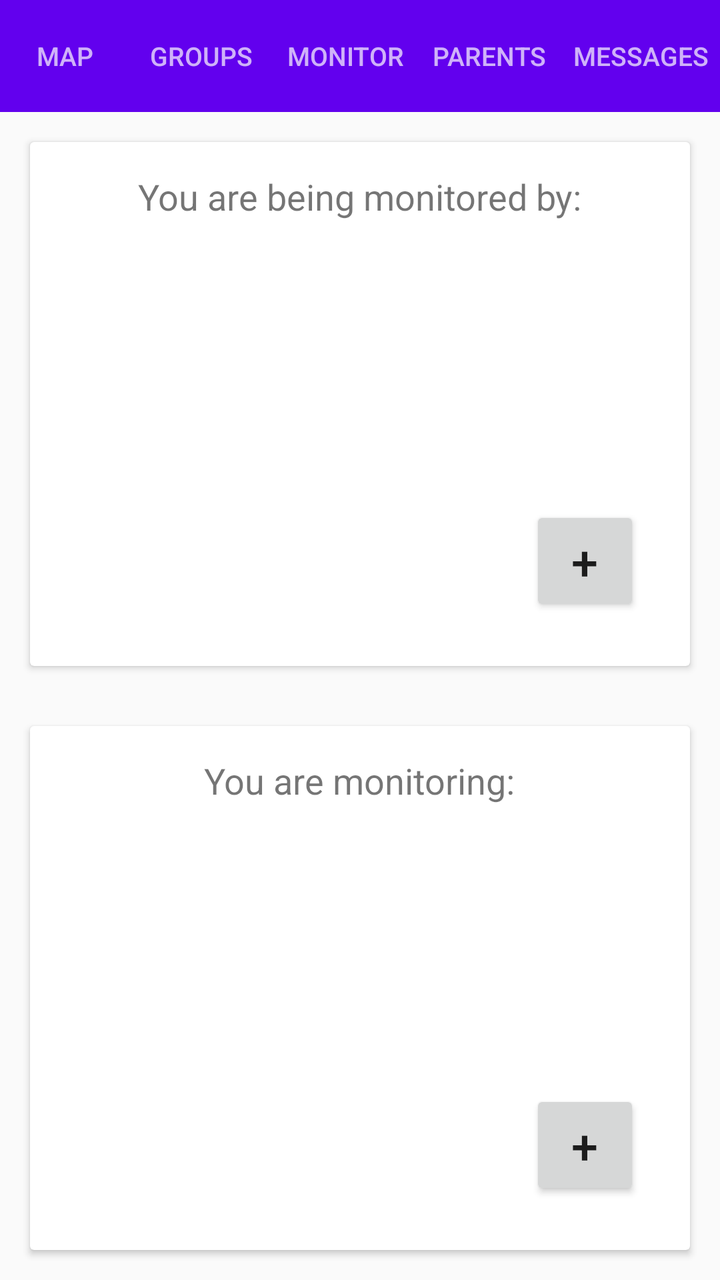
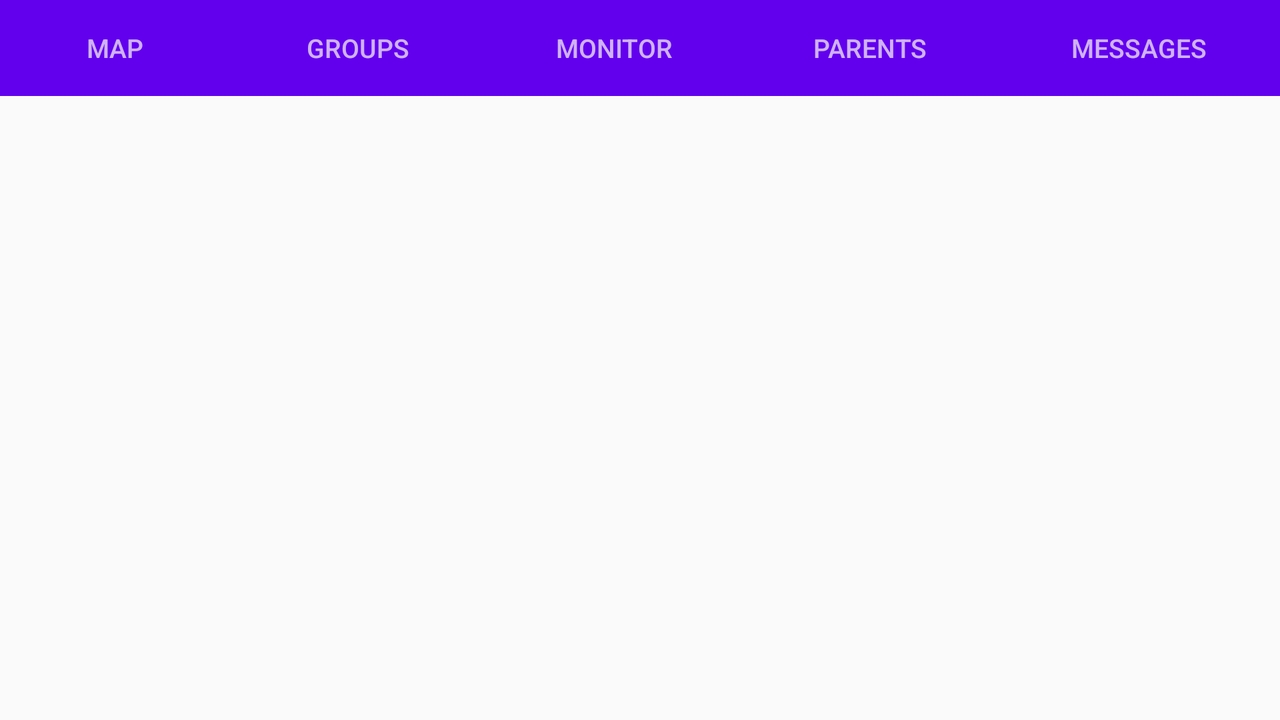

The same Android screen from two of the app's own layout files: first res/layout/ as a phone draws it, then the author's variant for another configuration, drawn on a device whose configuration selects that folder. Both files follow.
<!-- AndroidManifest.xml: application theme AppTheme -->
<!-- res/layout/activity_manage_monitoring.xml -->
<?xml version="1.0" encoding="utf-8"?>
<LinearLayout xmlns:android="http://schemas.android.com/apk/res/android"
    xmlns:tools="http://schemas.android.com/tools"
    android:layout_width="match_parent"
    android:layout_height="match_parent"
    android:orientation="vertical"
    tools:context=".app.SignUpActivity">

    <include
        layout="@layout/toolbar_navigation"
        android:layout_width="match_parent"
        android:layout_height="wrap_content" />

    <RelativeLayout
        android:id="@+id/monitored_relative_layout"
        android:layout_width="match_parent"
        android:layout_height="0dp"
        android:layout_weight="1"
        android:orientation="vertical" >

        <android.support.v7.widget.CardView
            android:layout_height="match_parent"
            android:layout_width="match_parent"
            android:layout_margin="15dp" >

            <RelativeLayout
                android:layout_width="match_parent"
                android:layout_height="match_parent">

            <Button
                android:id="@+id/add_monitored_btn"
                android:layout_width="55dp"
                android:layout_height="55dp"
                android:layout_alignParentBottom="true"
                android:layout_alignParentEnd="true"
                android:layout_marginBottom="25dp"
                android:layout_marginEnd="25dp"
                android:text="@string/add"
                android:textSize="24sp" />

            <ListView
                android:id="@+id/monitored_listview"
                android:layout_width="match_parent"
                android:layout_height="203dp"
                android:layout_alignParentBottom="true"
                android:layout_alignParentEnd="true"
                android:layout_alignParentStart="true"
                android:layout_below="@+id/monitored_txtview"
                android:layout_margin="8dp"
                android:layout_marginTop="8dp" />

                <TextView
                    android:id="@+id/monitored_txtview"
                    android:layout_width="wrap_content"
                    android:layout_height="wrap_content"
                    android:layout_alignParentTop="true"
                    android:layout_centerHorizontal="true"
                    android:layout_marginTop="15dp"
                    android:text="@string/monitored"
                    android:textSize="18sp" />

            <TextView
                android:id="@+id/comment_txt_view"
                android:layout_width="wrap_content"
                android:layout_height="wrap_content"
                android:layout_alignParentTop="true"
                android:layout_centerHorizontal="true"
                android:layout_marginTop="88dp" />

            </RelativeLayout>

        </android.support.v7.widget.CardView>

    </RelativeLayout>


    <RelativeLayout
        android:id="@+id/monitoring_relative_layout"
        android:layout_width="match_parent"
        android:layout_height="0dp"
        android:layout_weight="1"
        android:orientation="vertical">


    <android.support.v7.widget.CardView
        android:layout_height="match_parent"
        android:layout_width="match_parent"
        android:layout_margin="15dp">

    <RelativeLayout
        android:layout_width="match_parent"
        android:layout_height="match_parent">

        <Button
            android:id="@+id/add_monitoring_btn"
            android:layout_width="55dp"
            android:layout_height="55dp"
            android:layout_alignParentBottom="true"
            android:layout_alignParentEnd="true"
            android:layout_marginBottom="25dp"
            android:layout_marginEnd="25dp"
            android:text="@string/add"
            android:textSize="24sp" />

        <ListView
            android:id="@+id/monitoring_listview"
            android:layout_width="match_parent"
            android:layout_height="203dp"
            android:layout_alignParentBottom="true"
            android:layout_alignParentEnd="true"
            android:layout_alignParentStart="true"
            android:layout_below="@+id/monitoring_txtview"
            android:layout_margin="8dp"
            android:layout_marginTop="8dp" />

        <TextView
            android:id="@+id/monitoring_txtview"
            android:layout_width="wrap_content"
            android:layout_height="wrap_content"
            android:layout_alignParentTop="true"
            android:layout_centerHorizontal="true"
            android:layout_marginTop="15dp"
            android:text="@string/monitoring"
            android:textSize="18sp" />

        <TextView
            android:id="@+id/empty_text2"
            android:layout_width="wrap_content"
            android:layout_height="wrap_content"
            android:layout_alignParentTop="true"
            android:layout_centerHorizontal="true"
            android:layout_marginTop="88dp" />

            </RelativeLayout>

        </android.support.v7.widget.CardView>

    </RelativeLayout>

</LinearLayout>
<!-- res/layout/toolbar_navigation.xml (included above) -->
<?xml version="1.0" encoding="utf-8"?>
<android.support.v7.widget.Toolbar xmlns:android="http://schemas.android.com/apk/res/android"
    xmlns:map="http://schemas.android.com/apk/res-auto"
    android:id="@+id/linkToolbar"
    android:layout_width="match_parent"
    android:layout_height="wrap_content"
    android:layout_alignParentStart="true"
    android:layout_alignParentTop="true"
    android:layout_margin="0dp"
    android:background="?attr/colorPrimary"
    android:minHeight="?attr/actionBarSize"
    android:padding="0dp"
    android:theme="?attr/actionBarTheme"
    map:contentInsetEnd="0dp"
    map:contentInsetLeft="0dp"
    map:contentInsetRight="0dp"
    map:contentInsetStart="0dp">

    <LinearLayout
        android:layout_width="match_parent"
        android:layout_height="match_parent"
        android:orientation="horizontal">

        <Button
            android:id="@+id/mapLink"
            style="@android:style/Widget.DeviceDefault.Button.Borderless"
            android:layout_width="0dp"
            android:layout_height="match_parent"
            android:layout_margin="0dp"
            android:layout_weight=".9"
            android:alpha=".7"
            android:padding="0dp"
            android:text="Map"
            android:textSize="13sp" />

        <Button
            android:id="@+id/groupsLink"
            style="@android:style/Widget.DeviceDefault.Button.Borderless"
            android:layout_width="0dp"
            android:layout_height="match_parent"
            android:layout_margin="0dp"
            android:layout_weight="1"
            android:alpha=".7"
            android:fadingEdge="none"
            android:padding="0dp"
            android:text="Groups"
            android:textSize="13sp" />

        <Button
            android:id="@+id/monitoringLink"
            style="@android:style/Widget.DeviceDefault.Button.Borderless"
            android:layout_width="0dp"
            android:layout_height="match_parent"
            android:layout_margin="0dp"
            android:layout_weight="1"
            android:alpha=".7"
            android:padding="0dp"
            android:text="Monitor"
            android:textSize="13sp" />

        <Button
            android:id="@+id/parentsLink"
            style="@android:style/Widget.DeviceDefault.Button.Borderless"
            android:layout_width="0dp"
            android:layout_height="match_parent"
            android:layout_margin="0dp"
            android:layout_weight="1"
            android:alpha=".7"
            android:padding="0dp"
            android:text="Parents"
            android:textSize="13sp" />

        <android.support.constraint.ConstraintLayout
            android:layout_width="0dp"
            android:layout_height="match_parent"
            android:layout_weight="1.1"
            android:orientation="horizontal">

            <Button
                android:id="@+id/messagesLink"
                style="@android:style/Widget.DeviceDefault.Button.Borderless"
                android:layout_width="0dp"
                android:layout_height="match_parent"
                android:layout_margin="0dp"
                android:layout_marginBottom="8dp"
                android:layout_marginEnd="8dp"
                android:layout_marginStart="8dp"
                android:layout_marginTop="8dp"
                android:layout_weight="1"
                android:alpha=".7"
                android:padding="0dp"
                android:text="Messages"
                android:textSize="13sp"
                map:layout_constraintBottom_toBottomOf="parent"
                map:layout_constraintEnd_toEndOf="parent"
                map:layout_constraintStart_toStartOf="parent"
                map:layout_constraintTop_toTopOf="parent" />

            <TextView
                android:id="@+id/unreadMessagesLink"
                android:layout_width="wrap_content"
                android:layout_height="wrap_content"
                android:layout_marginBottom="8dp"
                android:layout_marginEnd="6dp"
                android:layout_marginStart="8dp"
                android:layout_weight="1"
                android:textSize="12sp"
                map:layout_constraintBottom_toBottomOf="parent"
                map:layout_constraintEnd_toEndOf="@+id/messagesLink"
                map:layout_constraintHorizontal_bias="1.0"
                map:layout_constraintStart_toStartOf="@+id/messagesLink"
                map:layout_constraintTop_toTopOf="parent"
                map:layout_constraintVertical_bias="0.0" />
        </android.support.constraint.ConstraintLayout>

    </LinearLayout>
</android.support.v7.widget.Toolbar>
<!-- resources referenced by this layout -->
<resources>
  <string name="add">+</string>
  <string name="monitored">You are being monitored by: </string>
  <string name="monitoring">You are monitoring: </string>
  <style name="AppTheme" parent="Theme.AppCompat.Light.DarkActionBar">
          
          <item name="colorPrimary">@color/colorPrimary</item>
          <item name="colorPrimaryDark">@color/colorPrimaryDark</item>
          <item name="colorAccent">@color/colorAccent</item>
      </style>
</resources>
<!-- res/layout-land/activity_manage_monitoring.xml (the author's variant of the layout above) -->
<!-- drawn on the phone turned sideways -->
<?xml version="1.0" encoding="utf-8"?>
<LinearLayout xmlns:android="http://schemas.android.com/apk/res/android"
    xmlns:tools="http://schemas.android.com/tools"
    android:layout_width="match_parent"
    android:layout_height="match_parent"
    android:baselineAligned="false"
    tools:context=".app.SignUpActivity">

    <include
        layout="@layout/toolbar_navigation"
        android:layout_width="match_parent"
        android:layout_height="wrap_content" />

    <RelativeLayout
        android:id="@+id/monitored_relative_layout"
        android:layout_weight=".5"
        android:layout_width="0dp"
        android:layout_height="match_parent"
        android:orientation="vertical">

        <Button
            android:id="@+id/add_monitored_btn"
            android:layout_width="55dp"
            android:layout_height="55dp"
            android:layout_alignParentBottom="true"
            android:layout_alignParentEnd="true"
            android:layout_marginBottom="25dp"
            android:layout_marginEnd="25dp"
            android:text="@string/add"
            android:textSize="24sp" />

        <ListView
            android:id="@+id/monitored_listview"
            android:layout_width="match_parent"
            android:layout_height="238dp"
            android:layout_alignParentBottom="true"
            android:layout_alignParentEnd="true"
            android:layout_alignParentStart="true"
            android:layout_marginTop="54dp" />

        <TextView
            android:id="@+id/monitored_txtview"
            android:layout_width="wrap_content"
            android:layout_height="wrap_content"
            android:layout_alignParentTop="true"
            android:layout_centerHorizontal="true"
            android:layout_marginTop="21dp"
            android:text="@string/monitored"
            android:textSize="18sp" />

        <TextView
            android:id="@+id/empty_text1"
            android:layout_width="wrap_content"
            android:layout_height="wrap_content"
            android:layout_alignParentTop="true"
            android:layout_centerHorizontal="true"
            android:layout_marginTop="88dp" />


    </RelativeLayout>

    <RelativeLayout
        android:id="@+id/monitoring_relative_layout"
        android:layout_weight=".5"
        android:layout_width="0dp"
        android:layout_height="match_parent"
        android:orientation="vertical">

        <Button
            android:id="@+id/add_monitoring_btn"
            android:layout_width="55dp"
            android:layout_height="55dp"
            android:layout_alignParentBottom="true"
            android:layout_alignParentEnd="true"
            android:layout_marginBottom="25dp"
            android:layout_marginEnd="25dp"
            android:text="@string/add"
            android:textSize="24sp" />

        <ListView
            android:id="@+id/monitoring_listview"
            android:layout_width="match_parent"
            android:layout_height="238dp"
            android:layout_alignParentBottom="true"
            android:layout_alignParentEnd="true"
            android:layout_alignParentStart="true"
            android:layout_marginTop="54dp" />

        <TextView
            android:id="@+id/monitoring_txtview"
            android:layout_width="wrap_content"
            android:layout_height="wrap_content"
            android:layout_alignParentTop="true"
            android:layout_centerHorizontal="true"
            android:layout_marginTop="21dp"
            android:text="@string/monitoring"
            android:textSize="18sp" />

        <TextView
            android:id="@+id/empty_text2"
            android:layout_width="wrap_content"
            android:layout_height="wrap_content"
            android:layout_alignParentTop="true"
            android:layout_centerHorizontal="true"
            android:layout_marginTop="88dp" />

    </RelativeLayout>

</LinearLayout>
